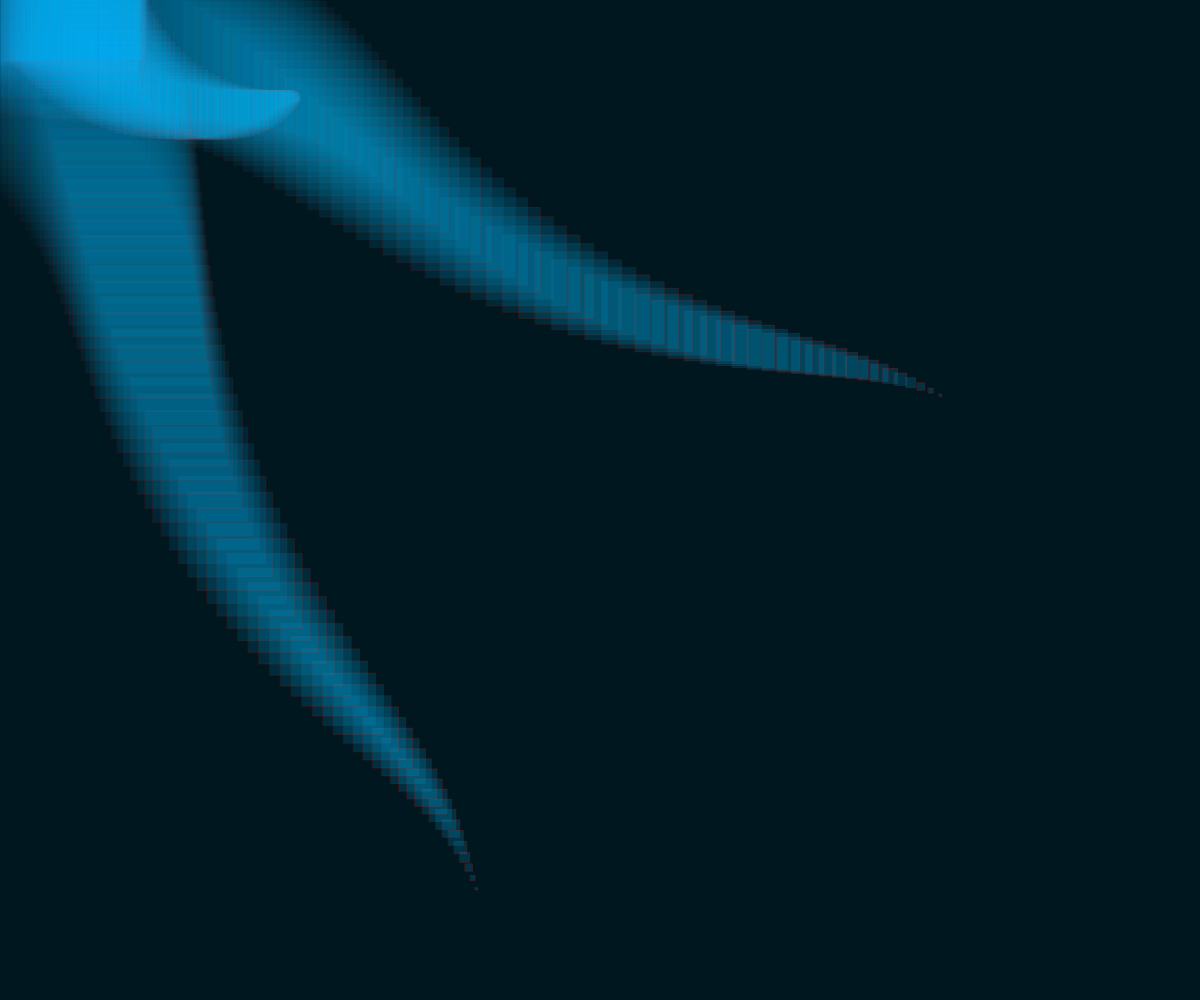
Frame 1 (no input)
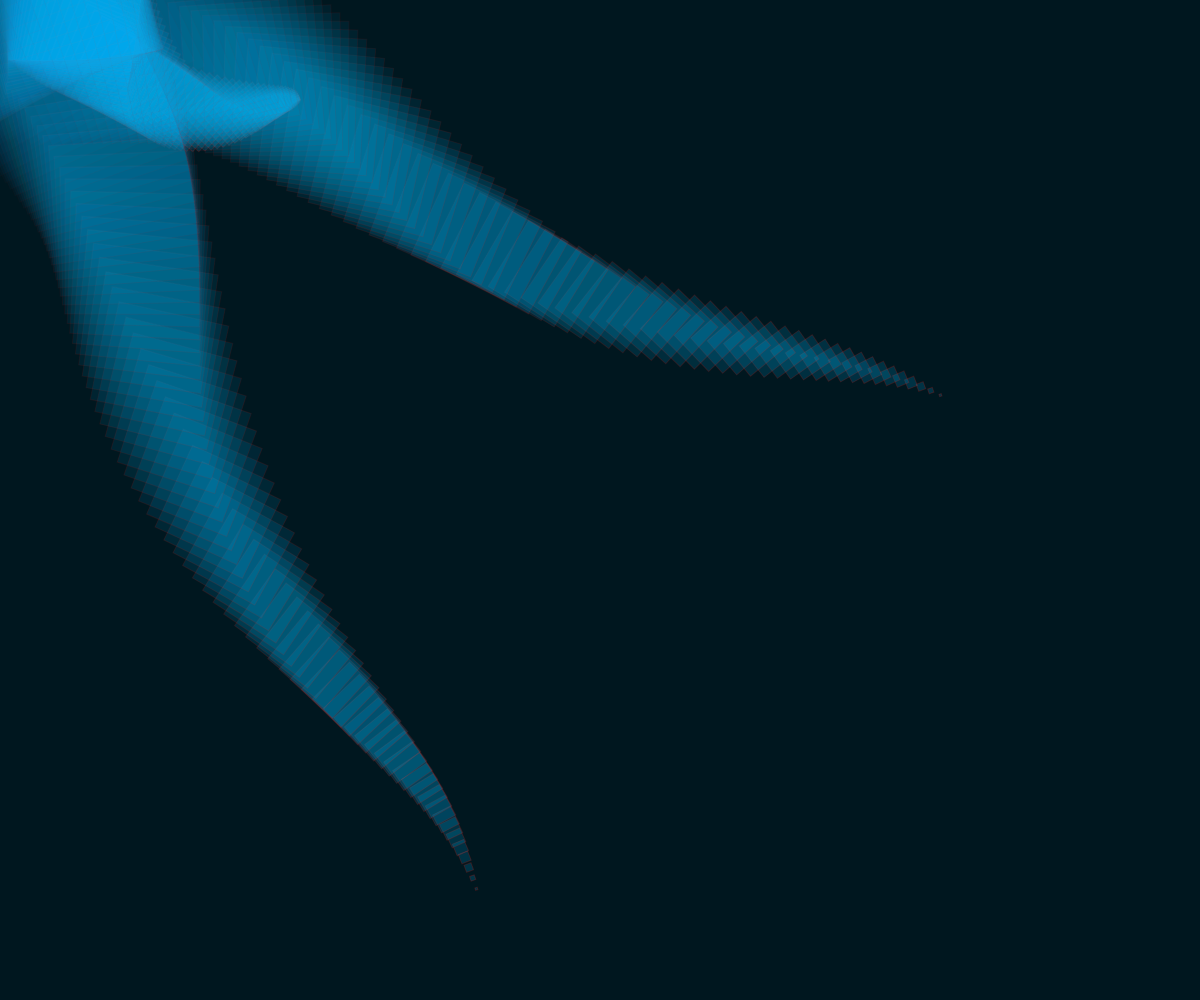
Frame 60 (no input)
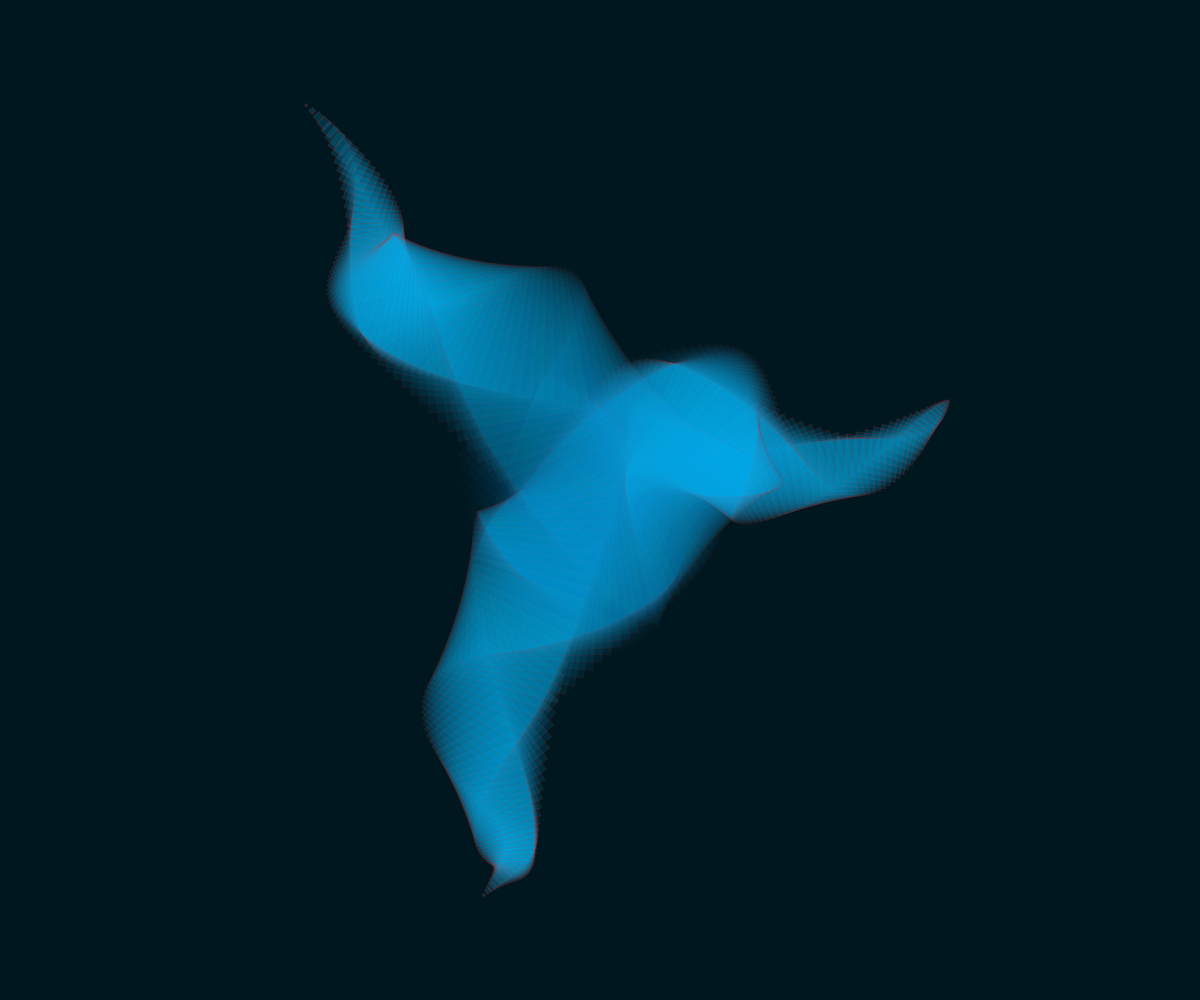
Frame 120 (the mouse pressed at the canvas centre since frame 60)

The p5.js sketch that drew these frames (run headless with seeded random() and noise() and a simulated clock; from frame 60 on, the mouse is pressed at the canvas centre):

// p5.js sketch
// ── sketch.js
"use strict";

var _createClass = function () { function defineProperties(target, props) { for (var i = 0; i < props.length; i++) { var descriptor = props[i]; descriptor.enumerable = descriptor.enumerable || false; descriptor.configurable = true; if ("value" in descriptor) descriptor.writable = true; Object.defineProperty(target, descriptor.key, descriptor); } } return function (Constructor, protoProps, staticProps) { if (protoProps) defineProperties(Constructor.prototype, protoProps); if (staticProps) defineProperties(Constructor, staticProps); return Constructor; }; }();

function _classCallCheck(instance, Constructor) { if (!(instance instanceof Constructor)) { throw new TypeError("Cannot call a class as a function"); } }

// $color1: rgba(250, 25, 13, 1);
// $color1: rgba(255, 255, 255, 1);
// $color2: rgba(0, 167, 225, 1);
// $color3: rgba(0, 23, 31, 1);
// $color4: rgba(0, 52, 89, 1);
// $color5: rgba(0, 126, 167, 1);

// const bgCol = [220, 255, 253];
var bgCol = [0, 23, 31];
var strokeCol = [250, 25, 13];
var fillCol = [0, 167, 225];

var bigR = 200;
var rotation = 0;
var rotationInc = 0.01;
var iterations = 80;
var decoObjectGroups = [];
var radVariationFactor = 1.61;
var initialOp = 0.2;

var tracking = false;

var Point = function Point(x, y) {
	_classCallCheck(this, Point);

	this.x = x;
	this.y = y;
};

var sourcePoints = [new Point(-300, -400),
// new Point(350,350),
new Point(-120, 400), new Point(350, -100)];

function setup() {
	createCanvas(windowWidth, windowHeight);
	colorMode(RGB, 255, 255, 255, 1);
	rectMode(CENTER);
	smooth();

	buildDeco();
	updateAllDecoPos(-80, -120);
	background(bgCol);
}

function draw() {

	background.apply(undefined, bgCol);

	translate(width / 2, height / 2);

	if (tracking) {
		var currX = mouseX - width / 2;
		var currY = mouseY - height / 2;
		updateAllDecoPos(currX, currY);
	}

	stroke.apply(undefined, strokeCol.concat([0.1]));
	// noFill();
	fill.apply(undefined, fillCol.concat([0.1]));

	decoObjectGroups.forEach(function (g, g_index) {
		return g.forEach(function (obj, index) {
			push();
			translate(sourcePoints[g_index].x, sourcePoints[g_index].y);
			translate(obj.x, obj.y);
			rotate(rotation * 1.61 * (0.3 + index / g.length * 2));
			fill.apply(undefined, fillCol.concat([obj.opacity]));
			stroke.apply(undefined, strokeCol.concat([obj.opacity]));
			rect(0, 0, obj.width * radVariationFactor, obj.height * radVariationFactor);
			pop();
		});
	});

	rotation -= rotationInc;
}

function buildDeco() {
	sourcePoints.forEach(function (p) {
		var decoObjects = [];
		var step = TWO_PI / iterations;
		for (var i = 0; i < iterations; i++) {
			var vx = cos(i * step);
			var vy = sin(i * step);
			var dist = bigR * (i / iterations);
			var rad = bigR / 1.61 * i / iterations;
			var obj = new DecoObject(vx * dist, vy * dist, rad, rad, initialOp * 0.05 + map(i / (iterations - 1), 0, 1, initialOp * 0.95, 0));
			decoObjects.push(obj);
		}
		decoObjectGroups.push(decoObjects);
	});
}

function updateAllDecoPos(currX, currY) {
	decoObjectGroups.forEach(function (g, g_index) {
		return g.forEach(function (obj, index) {
			var origin = sourcePoints[g_index];
			var groupX = currX - origin.x;
			var groupY = currY - origin.y;
			obj.updateDecoPos(groupX, groupY, index, g.length);
		});
	});
}

var DecoObject = function () {
	function DecoObject(x, y, w, h, op) {
		_classCallCheck(this, DecoObject);

		this.initialX = x;
		this.initialY = y;
		this.x = x;
		this.y = y;
		this.width = w;
		this.height = h;
		this.opacity = op;
	}

	_createClass(DecoObject, [{
		key: "updateDecoPos",
		value: function updateDecoPos(currX, currY, index, total) {
			var diffX = currX - this.initialX;
			var diffY = currY - this.initialY;
			var amount = index / (total - 1);
			this.x = this.initialX + amount * diffX;
			this.y = this.initialY + amount * diffY;
		}
	}]);

	return DecoObject;
}();

function mouseMoved() {
	tracking = true;
}

function windowResized() {
	createCanvas(windowWidth, windowHeight);
	decoObjectGroups = [];
	buildDeco();
	updateAllDecoPos(-80, -120);
}
